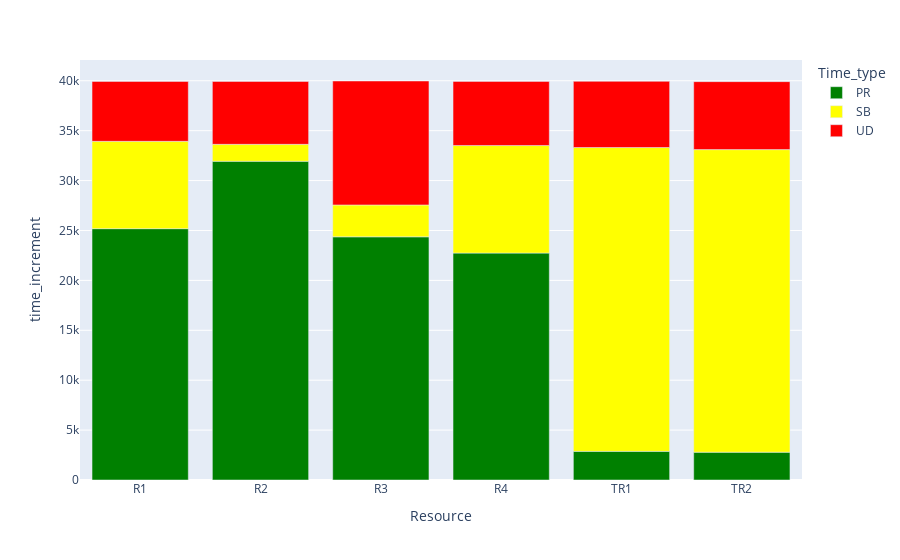

This figure's notebook cell:
### Code cell
import plotly.express as px

fig = px.bar(df_time_per_state, x="Resource", y="time_increment", color="Time_type", color_discrete_map={'PR': 'green', 'SB': 'yellow', 'UD': 'red' })
fig.show()

### Figure 1 — Plotly figure (JSON) as saved in the notebook; plotly's stock layout.template omitted (floating-point values rounded to 4 significant figures)
{"data": [{"alignmentgroup": "True", "hovertemplate": "Time_type=PR<br>Resource=%{x}<br>time_increment=%{y}<extra></extra>", "legendgroup": "PR", "marker": {"color": "green", "pattern": {"shape": ""}}, "name": "PR", "offsetgroup": "PR", "orientation": "v", "showlegend": true, "textposition": "auto", "type": "bar", "x": ["R1", "R2", "R3", "R4", "TR1", "TR2"], "xaxis": "x", "y": [25180.0, 31940.0, 24370.0, 22740.0, 2872.0, 2790.0], "yaxis": "y"}, {"alignmentgroup": "True", "hovertemplate": "Time_type=SB<br>Resource=%{x}<br>time_increment=%{y}<extra></extra>", "legendgroup": "SB", "marker": {"color": "yellow", "pattern": {"shape": ""}}, "name": "SB", "offsetgroup": "SB", "orientation": "v", "showlegend": true, "textposition": "auto", "type": "bar", "x": ["R1", "R2", "R3", "R4", "TR1", "TR2"], "xaxis": "x", "y": [8747.0, 1692.0, 3192.0, 10780.0, 30440.0, 30310.0], "yaxis": "y"}, {"alignmentgroup": "True", "hovertemplate": "Time_type=UD<br>Resource=%{x}<br>time_increment=%{y}<extra></extra>", "legendgroup": "UD", "marker": {"color": "red", "pattern": {"shape": ""}}, "name": "UD", "offsetgroup": "UD", "orientation": "v", "showlegend": true, "textposition": "auto", "type": "bar", "x": ["R1", "R2", "R3", "R4", "TR1", "TR2"], "xaxis": "x", "y": [6000, 6300, 12420, 6420, 6630, 6810.0], "yaxis": "y"}], "layout": {"barmode": "relative", "legend": {"title": {"text": "Time_type"}, "tracegroupgap": 0}, "margin": {"t": 60}, "xaxis": {"anchor": "y", "domain": [0, 1], "title": {"text": "Resource"}}, "yaxis": {"anchor": "x", "domain": [0, 1], "title": {"text": "time_increment"}}}}
